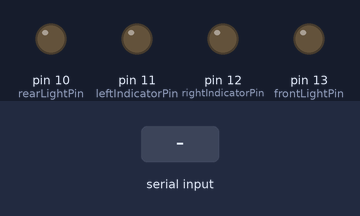
The sketch below on a simulated Arduino Uno, built with avr-gcc and run on an emulated ATmega328P. Shown: output pins drawn as LEDs (lit = HIGH). Dashed ring = blinking. Inputs (shaded band) come from the test bench. What the sketch prints to the serial monitor is not drawn.

Above: at 1.2 s.
1.3 s: byte 10 ('\n') received over Serial
At 1.9 s:
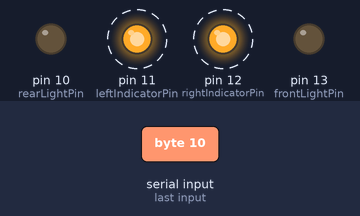
4.3 s: "1\n" received over Serial
Timing chart, 0 to 13.3 s (numbered marks = the images above; inputs shaded):
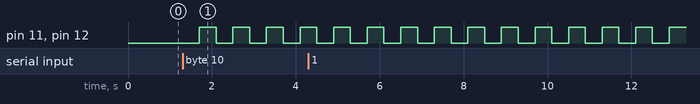

The sketch:

torch.ino
```cpp
#include "serial_handler.h"
#include <TimerOne.h>

byte bitMask;
char inboundSerialBuffer[5];
char outboundSerialBuffer[3];
SerialHandler serial(inboundSerialBuffer, outboundSerialBuffer);

const long indicatorBlinkInterval = 400;

const int leftIndicatorPin = 11;
const int rightIndicatorPin = 12;
const int frontLightPin = 13;
const int rearLightPin = 10;

volatile bool leftIndicatorState = false;
volatile bool rightIndicatorState = false;

volatile bool timerInterruptAttached = false;

// Timer-attachable funtion for left indicator blinking.
void leftIndicatorBlink()
{
    leftIndicatorState = !leftIndicatorState;
    digitalWrite(leftIndicatorPin, leftIndicatorState);
}

// Timer-attachable funtion for right indicator blinking.
void rightIndicatorBlink()
{
    rightIndicatorState = !rightIndicatorState;
    digitalWrite(rightIndicatorPin, rightIndicatorState);
}

// Timer-attachable funtion for alert indicator blinking.
void alertBlink()
{
    leftIndicatorState = !leftIndicatorState;
    rightIndicatorState = leftIndicatorState;
    digitalWrite(leftIndicatorPin, leftIndicatorState);
    digitalWrite(rightIndicatorPin, rightIndicatorState);
}

// Verify code; only one of left, right, and alert byte should be 1.
bool verifyCode(byte code)
{
    byte mask = 0b00001000;
    int highCnt = 0;

    for (int i = 0; i < 3; i++)
    {
        if (code & mask)
            ++highCnt;
        mask <<= 1;
    }

    if (highCnt == 0 || highCnt == 1)
        return true;
    else
        return false;
}

void setup()
{
    // Initialize both serial buffers.
    memset(inboundSerialBuffer, '\0', 2);
    memset(outboundSerialBuffer, '\0', 3);

    // Set pin modes.
    pinMode(leftIndicatorPin, OUTPUT);
    pinMode(rightIndicatorPin, OUTPUT);
    pinMode(frontLightPin, OUTPUT);
    pinMode(rearLightPin, OUTPUT);

    // Start serial communication.
    Serial.begin(9600);

    // Initialize timer interrupt.
    Timer1.initialize(indicatorBlinkInterval * 1000);

    // Indicate the computer that the Arduino is ready.
    outboundSerialBuffer[0] = 0x01;
    outboundSerialBuffer[1] = '\n';
    outboundSerialBuffer[2] = '\0';
//    delay(1000);
    Serial.print(outboundSerialBuffer);
}

void loop()
{
    serial.Receive();
    if (serial.IsDataReady())
    {
        Serial.print(inboundSerialBuffer);
        if (verifyCode(inboundSerialBuffer[0]) == false)
        {
            outboundSerialBuffer[0] = 'a';
            outboundSerialBuffer[1] = '\n';
            outboundSerialBuffer[2] = '\0';
            Serial.println("Invalid");
        }
        else
        {
            if (timerInterruptAttached)
            {
                Timer1.detachInterrupt();
                timerInterruptAttached = false;
                leftIndicatorState = rightIndicatorState = false;
                digitalWrite(leftIndicatorPin, leftIndicatorState);
                digitalWrite(rightIndicatorPin, rightIndicatorState);
            }

            if (inboundSerialBuffer[0] & 0b00001000)        // Case: Alert indicator
            {
                Timer1.attachInterrupt(alertBlink);
                timerInterruptAttached = true;
            }
            else if (inboundSerialBuffer[0] & 0b00010000)   // Case: Right indicator
            {
                Timer1.attachInterrupt(rightIndicatorBlink);
                timerInterruptAttached = true;
            }
            else if (inboundSerialBuffer[0] & 0b00100000)   // Case: Left indicator
            {
                Timer1.attachInterrupt(leftIndicatorBlink);
                timerInterruptAttached = true;
            }

            if (inboundSerialBuffer[0] & 0b01000000)        // Rear lights switch
                digitalWrite(rearLightPin, HIGH);
            else
                digitalWrite(rearLightPin, LOW);

            if (inboundSerialBuffer[0] & 0b10000000)        // Front lights switch
                digitalWrite(frontLightPin, HIGH);
            else
                digitalWrite(frontLightPin, LOW);

            outboundSerialBuffer[0] = 0x06;
            outboundSerialBuffer[1] = '\n';
            outboundSerialBuffer[2] = '\0';
            Serial.print(outboundSerialBuffer);
        }

        serial.SetDataState(false);
    }
}
```

serial_handler.h
```cpp
#ifndef SERIAL_HANDLER_H_
#define SERIAL_HANDLER_H_

class SerialHandler
{
    public:
    SerialHandler();
    SerialHandler(char*, char*);

    public:
    void Receive();
    bool IsSerialActive();
    bool IsDataReady();
    void DeactivateSerial();
    void SetDataState(bool state);

    private:
    char *inbound_buffer_;
    char *outbound_buffer_;
    char char_buf_;
    bool serial_active_;
    bool data_ready_;
    int inbound_cursor_;
    int outbound_cursor_;
};

SerialHandler::SerialHandler()
  : serial_active_(false), data_ready_(false),
    inbound_buffer_(NULL), outbound_buffer_(NULL)
{}

SerialHandler::SerialHandler(char *inbound_buf, char *outbound_buf)
  : serial_active_(false), data_ready_(false),
    inbound_buffer_(inbound_buf), outbound_buffer_(outbound_buf)
{}

void SerialHandler::Receive()
{
    if (Serial.available())
    {
        if (!serial_active_)
        {
            serial_active_ = true;
            data_ready_ = false;
            inbound_cursor_ = -1;
        }

        char_buf_ = Serial.read();
        inbound_buffer_[++inbound_cursor_] = char_buf_;

        if (char_buf_ == '\n')
        {
            inbound_buffer_[inbound_cursor_] == '\0';
            data_ready_ = true;
            inbound_cursor_ = -1;
        }
    }
}

bool SerialHandler::IsSerialActive()
{
    return serial_active_;
}

bool SerialHandler::IsDataReady()
{
    return data_ready_;
}

void SerialHandler::DeactivateSerial()
{
    serial_active_ = false;
}

void SerialHandler::SetDataState(bool state)
{
    data_ready_ = state;
}

#endif
```

Measured:
- after the input at 1.3 s, pin 11 (leftIndicatorPin), pin 12 (rightIndicatorPin): alternates HIGH for 0.40 s and LOW for 0.40 s, starting after 0.40 s
